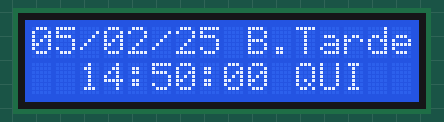
Bench run of a sketch on a simulated Arduino Uno, built with avr-gcc and run on an emulated ATmega328P. On the bench: 16×2 character LCD. The local clock reads 2024-03-15 10:24:30 at power-on unless the sketch sets it; what the sketch prints to the serial monitor is not drawn.

Above: at 0.2 s.
At 4.2 s:
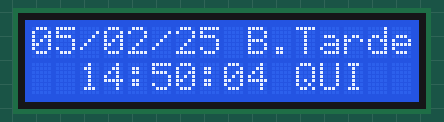
At 9.3 s:
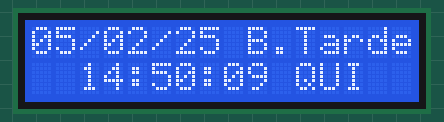
At 19.5 s:
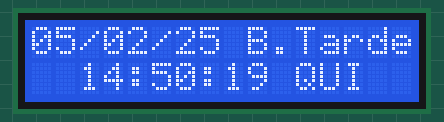
At 28.7 s:
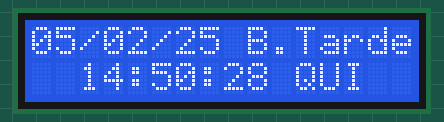
At 38.9 s:
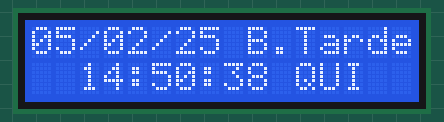

The sketch:

Codigo-Relogio.ino
```cpp
#include <DS1302.h>
#include <Wire.h>
#include <LiquidCrystal_I2C.h>

LiquidCrystal_I2C lcd(0x27, 16, 2); // Endereço do LCD I2C

const int RST = 5;  // Chip Enable
const int DAT = 6;  // Input/Output
const int CLK = 7;  // Serial Clock

DS1302 rtc(RST, DAT, CLK);

// Variáveis para armazenar valores antigos e evitar reescrita desnecessária
String ultimaLinha1 = "";
String ultimaLinha2 = "";

// Nomes abreviados dos dias da semana
const char* diasSemana[] = {"DOM", "SEG", "TER", "QUA", "QUI", "SEX", "SAB"};

void setup() {
    Serial.begin(9600);
    lcd.begin();
    lcd.backlight();

    // Testa o DS1302
    if (testaDS1302()) {
        Serial.println("DS1302 funcionando corretamente.");
        lcd.print("DS1302 OK");
    } else {
        Serial.println("Erro: DS1302 não responde.");
        lcd.print("Erro: DS1302");
        while (true); // Para o código se o DS1302 não estiver funcionando
    }

    // Prepara o relógio e desativa a proteção contra a escrita
    rtc.halt(false);
    rtc.writeProtect(false);

    // Define uma data e hora inicial (apenas na primeira vez)
    Time t(2025, 2, 5, 14, 50, 0, 2); // Ano, Mês, Dia, Hora, Minuto, Segundo, Dia da Semana
    rtc.time(t); // Define a data e hora no chip
}

void loop() {
    mostraDataHora();
    delay(1000);
}

// Função para testar a comunicação com o DS1302
bool testaDS1302() {
    rtc.halt(false); // Desativa o modo de pausa
    Time t = rtc.time(); // Tenta ler a hora

    return (t.sec < 60); // Se o segundo lido for válido, o chip está funcionando
}

// Função que mostra no LCD (e monitor série) a data e hora atual
void mostraDataHora() {
    Time t = rtc.time();

    // Formata a primeira linha (Data + Saudação)
    char linha1[17]; // "DD/MM/YY B. noite"
    String saudacao = calculaSaudacao(t.hr);
    snprintf(linha1, sizeof(linha1), "%02d/%02d/%02d %s", t.date, t.mon, t.yr % 100, saudacao.c_str());

    // Pega o dia da semana abreviado
    String diaSemana = diasSemana[t.day];

    // Formata a segunda linha (Hora no meio + Dia da Semana)
    char linha2[17]; // "  HH:MM:SS SEX  "
    snprintf(linha2, sizeof(linha2), "  %02d:%02d:%02d %s ", t.hr, t.min, t.sec, diaSemana.c_str());

    // Evita reescrever o LCD desnecessariamente
    if (ultimaLinha1 != linha1) {
        lcd.setCursor(0, 0);
        lcd.print(linha1);
        ultimaLinha1 = linha1;
    }

    if (ultimaLinha2 != linha2) {
        lcd.setCursor(0, 1);
        lcd.print(linha2);
        ultimaLinha2 = linha2;
    }

    // Mostra a data e hora no monitor série
    Serial.print("Data: ");
    Serial.print(t.date);
    Serial.print("/");
    Serial.print(t.mon);
    Serial.print("/");
    Serial.print(t.yr);
    Serial.print(" Hora: ");
    Serial.print(t.hr);
    Serial.print(":");
    Serial.print(t.min);
    Serial.print(":");
    Serial.print(t.sec);
    Serial.print(" Dia: ");
    Serial.println(diaSemana);
}

// Função que calcula a saudação com base na hora (encurtada para caber)
String calculaSaudacao(int hora) {
    if (hora >= 6 && hora < 12) {
        return "B.Dia";  // Encurtado
    } else if (hora >= 12 && hora < 18) {
        return "B.Tarde";  // Encurtado
    } else {
        return "B.Noite";  // Encurtado
    }
}
```

Measured:
- what the display in image 1 shows lasts 1.0 s, from 4.2 s to 5.2 s
